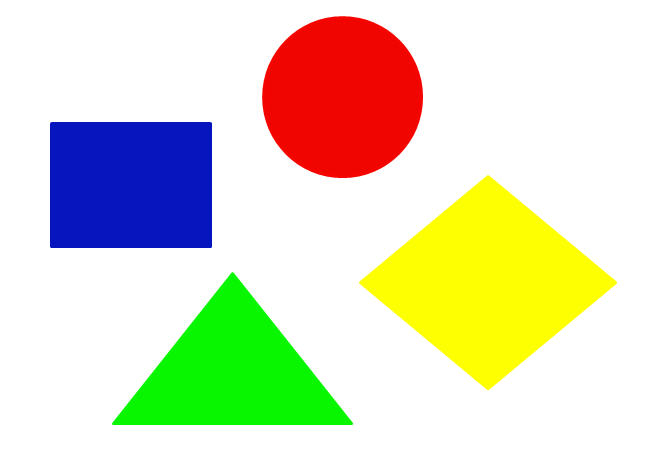
//> input picture hwfig01.jpg, 650 x 466 px
$ ./BGR_Split   (built with g++ and OpenCV 4)
//> lines starting //> are read from the running program, lines starting //| are printed output that depends on the picture
#include <opencv2/highgui.hpp>
#include <iostream>

using namespace cv;
using namespace std;

void main() {
	Mat image;
	image = imread("hwfig01.jpg", IMREAD_COLOR); //영상을 읽어들임
//> image is the input picture: 466 rows x 650 cols, CV_8UC3; mean B, G, R 194.1, 221.7, 221.8
	if (image.empty()) { cout << "영상을 읽을 수 없음" << endl; }

	imshow("출력 영상", image); //영상 보여줌

	cout << "해상도= " << image.size() << endl;
//| 해상도= [650 x 466]
	cout << "depth= " << image.depth() << endl;
//| depth= 0
	cout << "채널 수= " << image.channels() << endl;
//| 채널 수= 3
	cout << "영상파일 크기= " << image.total()*(int)image.elemSize() << endl;
//| 영상파일 크기= 908700
	//영상 파일 크기= (행렬 원소의 전체 개수)*(한 원소에 대한 바이트 크기)

	Mat bgr[3];
	split(image, bgr); //bgr로 분리
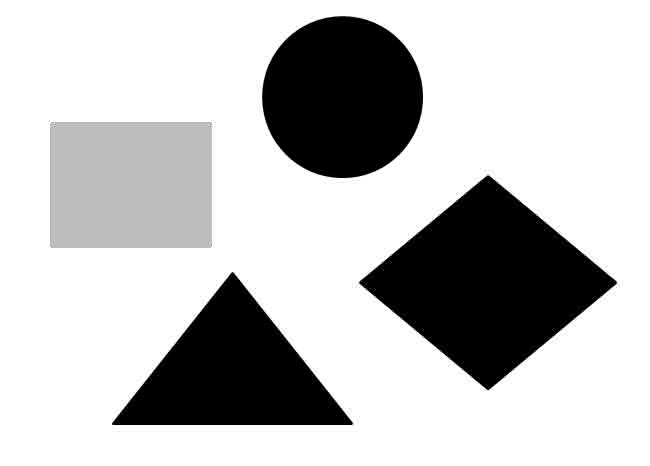
//> bgr[0]: 466 rows x 650 cols, CV_8UC1; min 0, max 255, mean 194.1
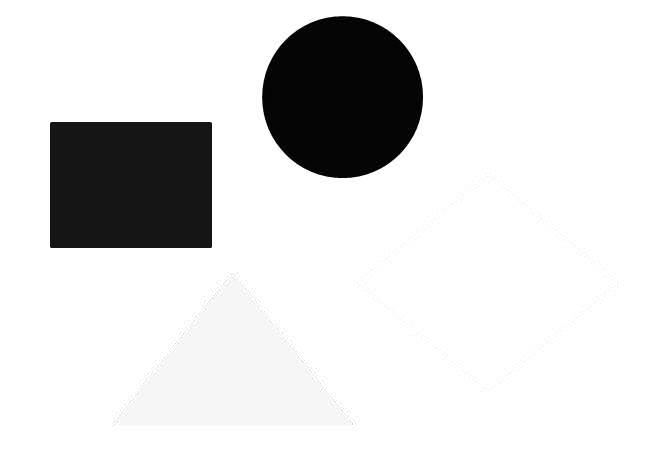
//> bgr[1]: 466 rows x 650 cols, CV_8UC1; min 0, max 255, mean 221.7
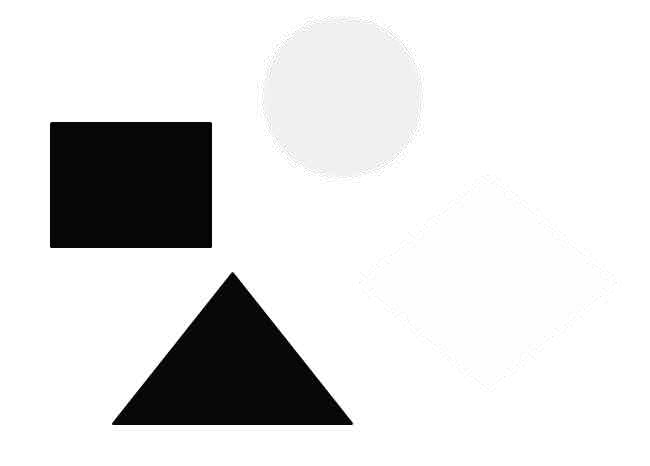
//> bgr[2]: 466 rows x 650 cols, CV_8UC1; min 0, max 255, mean 221.8
	imwrite("hwfig01_blue.jpg", bgr[0]); //분리된 영상 저장
	imwrite("hwfig01_green.jpg", bgr[1]); //분리된 영상 저장
	imwrite("hwfig01_red.jpg", bgr[2]); //분리된 영상 저장

	Mat img[3];
	img[0] = imread("hwfig01_blue.jpg", IMREAD_UNCHANGED); //파일 읽어들임
//> img[0]: 466 rows x 650 cols, CV_8UC1; min 0, max 255, mean 194.1
	img[1] = imread("hwfig01_green.jpg", IMREAD_UNCHANGED); //파일 읽어들임
//> img[1]: 466 rows x 650 cols, CV_8UC1; min 0, max 255, mean 221.7
	img[2] = imread("hwfig01_red.jpg", IMREAD_UNCHANGED); //파일 읽어들임
//> img[2]: 466 rows x 650 cols, CV_8UC1; min 0, max 255, mean 221.8

	imshow("b", img[0]); //영상 보여줌
	imshow("g", img[1]); //영상 보여줌
	imshow("r", img[2]); //영상 보여줌
	waitKey(0);

}
